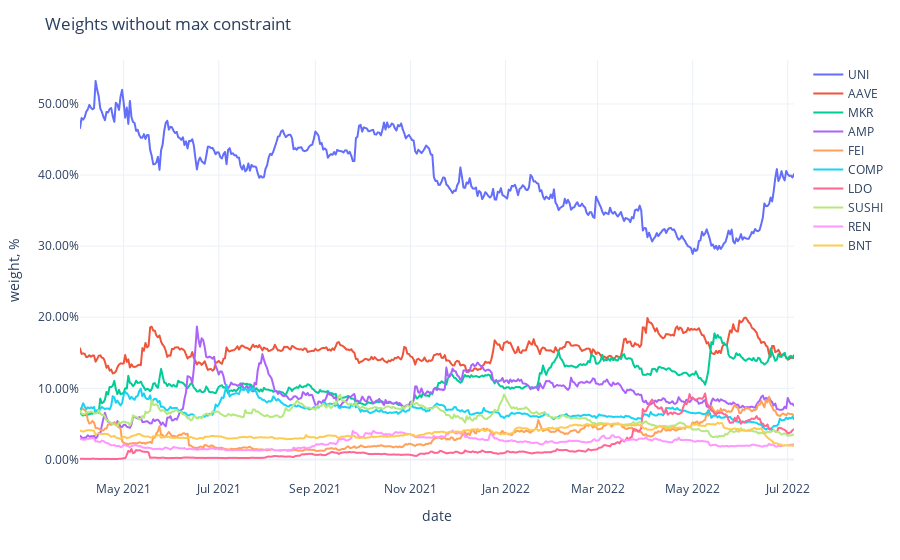

Notebook source saved alongside this figure:
### Code cell
fig = px.line(weights,
              labels={'value': 'weight, %', 'variable': ''})
fig.update_traces(
    hovertemplate="%{y}"
)
fig.update_yaxes(
    tickformat=".2%",
)
fig.update_xaxes(
    showspikes=True,
    spikethickness=2,
    spikedash="dot",
    spikecolor="#999999",
    spikemode="across",
)
fig.update_layout(
    ## showlegend=False,
    hovermode="x",
    hoverdistance=100,  ## Distance to show hover label of data point
    spikedistance=1000,  ## Distance to show spike
    template='plotly_white',
    title='Weights without max constraint'
)

### Figure 1 — Plotly figure (JSON) as saved in the notebook; plotly's stock layout.template omitted (floating-point values rounded to 4 significant figures; data arrays with more than 128 entries replaced by an {"elided": "..."} marker saying what was removed)
{"data": [{"hovertemplate": "%{y}", "legendgroup": "UNI", "line": {"color": "#636efa", "dash": "solid"}, "marker": {"symbol": "circle"}, "mode": "lines", "name": "UNI", "showlegend": true, "type": "scattergl", "x": {"elided": "459 str values"}, "xaxis": "x", "y": {"elided": "459 float values"}, "yaxis": "y"}, {"hovertemplate": "%{y}", "legendgroup": "AAVE", "line": {"color": "#EF553B", "dash": "solid"}, "marker": {"symbol": "circle"}, "mode": "lines", "name": "AAVE", "showlegend": true, "type": "scattergl", "x": {"elided": "459 str values"}, "xaxis": "x", "y": {"elided": "459 float values"}, "yaxis": "y"}, {"hovertemplate": "%{y}", "legendgroup": "MKR", "line": {"color": "#00cc96", "dash": "solid"}, "marker": {"symbol": "circle"}, "mode": "lines", "name": "MKR", "showlegend": true, "type": "scattergl", "x": {"elided": "459 str values"}, "xaxis": "x", "y": {"elided": "459 float values"}, "yaxis": "y"}, {"hovertemplate": "%{y}", "legendgroup": "AMP", "line": {"color": "#ab63fa", "dash": "solid"}, "marker": {"symbol": "circle"}, "mode": "lines", "name": "AMP", "showlegend": true, "type": "scattergl", "x": {"elided": "459 str values"}, "xaxis": "x", "y": {"elided": "459 float values"}, "yaxis": "y"}, {"hovertemplate": "%{y}", "legendgroup": "FEI", "line": {"color": "#FFA15A", "dash": "solid"}, "marker": {"symbol": "circle"}, "mode": "lines", "name": "FEI", "showlegend": true, "type": "scattergl", "x": {"elided": "459 str values"}, "xaxis": "x", "y": {"elided": "459 float values"}, "yaxis": "y"}, {"hovertemplate": "%{y}", "legendgroup": "COMP", "line": {"color": "#19d3f3", "dash": "solid"}, "marker": {"symbol": "circle"}, "mode": "lines", "name": "COMP", "showlegend": true, "type": "scattergl", "x": {"elided": "459 str values"}, "xaxis": "x", "y": {"elided": "459 float values"}, "yaxis": "y"}, {"hovertemplate": "%{y}", "legendgroup": "LDO", "line": {"color": "#FF6692", "dash": "solid"}, "marker": {"symbol": "circle"}, "mode": "lines", "name": "LDO", "showlegend": true, "type": "scattergl", "x": {"elided": "459 str values"}, "xaxis": "x", "y": {"elided": "459 float values"}, "yaxis": "y"}, {"hovertemplate": "%{y}", "legendgroup": "SUSHI", "line": {"color": "#B6E880", "dash": "solid"}, "marker": {"symbol": "circle"}, "mode": "lines", "name": "SUSHI", "showlegend": true, "type": "scattergl", "x": {"elided": "459 str values"}, "xaxis": "x", "y": {"elided": "459 float values"}, "yaxis": "y"}, {"hovertemplate": "%{y}", "legendgroup": "REN", "line": {"color": "#FF97FF", "dash": "solid"}, "marker": {"symbol": "circle"}, "mode": "lines", "name": "REN", "showlegend": true, "type": "scattergl", "x": {"elided": "459 str values"}, "xaxis": "x", "y": {"elided": "459 float values"}, "yaxis": "y"}, {"hovertemplate": "%{y}", "legendgroup": "BNT", "line": {"color": "#FECB52", "dash": "solid"}, "marker": {"symbol": "circle"}, "mode": "lines", "name": "BNT", "showlegend": true, "type": "scattergl", "x": {"elided": "459 str values"}, "xaxis": "x", "y": {"elided": "459 float values"}, "yaxis": "y"}], "layout": {"autosize": true, "hoverdistance": 100, "hovermode": "x", "legend": {"title": {"text": ""}, "tracegroupgap": 0}, "margin": {"t": 60}, "spikedistance": 1000, "title": {"text": "Weights without max constraint"}, "xaxis": {"anchor": "y", "autorange": true, "domain": [0, 1], "range": ["2021-04-03", "2022-07-05"], "showspikes": true, "spikecolor": "#999999", "spikedash": "dot", "spikemode": "across", "spikethickness": 2, "title": {"text": "date"}, "type": "date"}, "yaxis": {"anchor": "x", "autorange": true, "domain": [0, 1], "range": [-0.02892, 0.5618], "tickformat": ".2%", "title": {"text": "weight, %"}, "type": "linear"}}}
